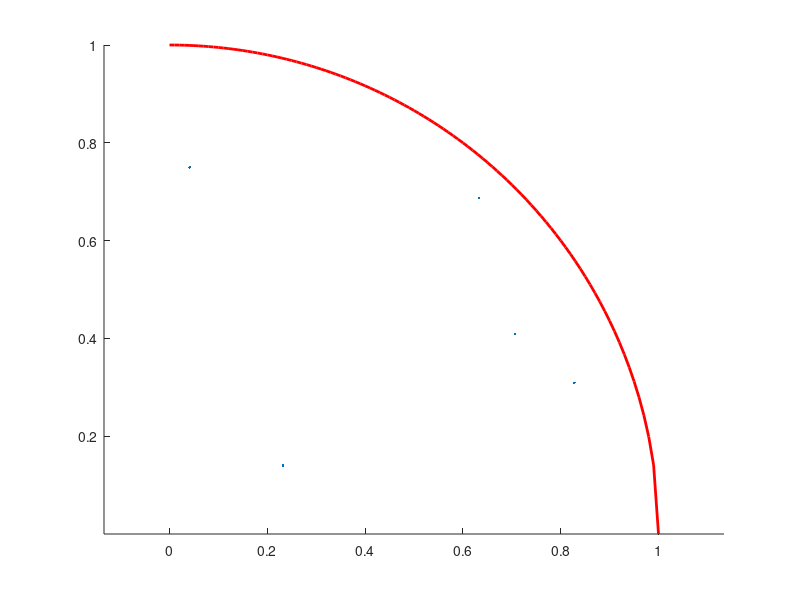

MATLAB code to generate this figure:
# Estimating the value of PI/4 using a Monte-Carlo method of sampling
# n points and calculating the proportion of how many fall inside
# the quarter-disc. Multiplying by 4 to get PI.

n = input('How many points to use for estimation: ');

printf('Trying with: %i points.\n', n);

# plotting the first quadrant of a circle of radius 1
x = 0:0.01:1;
y = sqrt(1 - x .^ 2);

# n random samples
p = rand(2, n);

#setenv('GNUTERM', 'X11');
hold on
axis equal
plot(p(1, :), p(2, :), '.');
plot(x, y, 'r-', 'linewidth', 2);
hold off

# counting how many points end up under the curve (i.e. inside the circle)
hit = sum(p(1,:) .^ 2 + p(2, :) .^ 2 < 1);

# multiply the hit ratio by 4 to get PI
pi = hit / n * 4;

printf('PI estimate: %f\n', pi);
pause();
